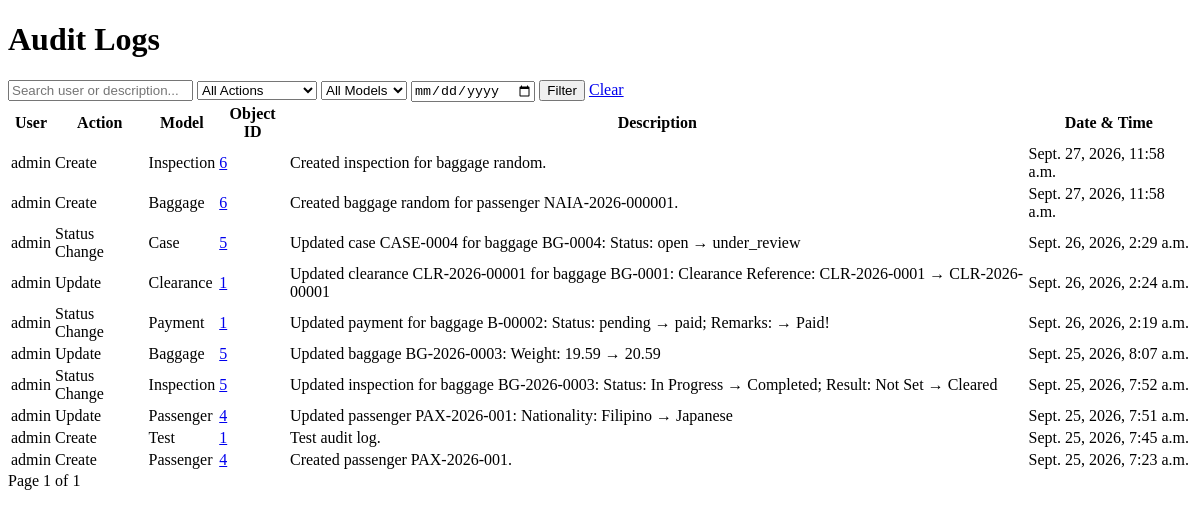
Before: /passengers/audit-logs/ (signed in) with the older database file.
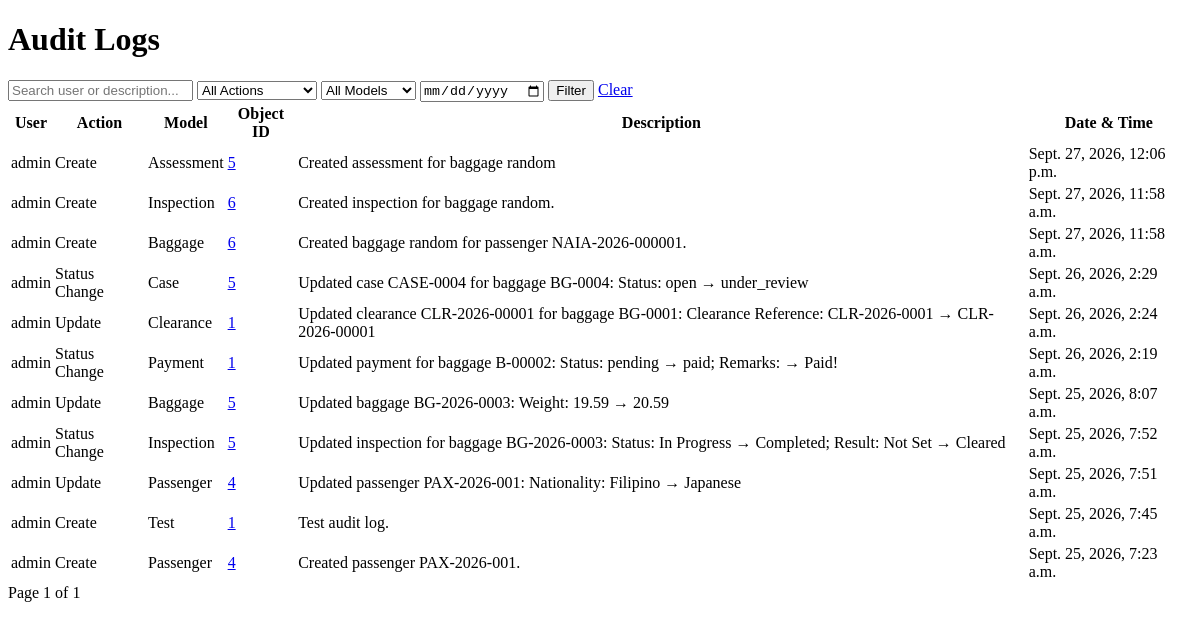
After: the same page with the newer database file.
### passengers/models.py (models this page shows, shortened)
class AuditLog(models.Model):
    ACTION_CHOICES = [
        ("create", "Create"),
        ("update", "Update"),
        ("delete", "Delete"),
        ("status_change", "Status Change"),
        ("payment", "Payment"),
        ("clearance", "Clearance"),
        ("case_resolution", "Case Resolution"),
    ]
    user = models.ForeignKey(
        User,
        on_delete=models.PROTECT,
        related_name="audit_logs",
    )
    action = models.CharField(
        max_length=30,
        choices=ACTION_CHOICES,
    )
    model_name = models.CharField(max_length=100)
    object_id = models.PositiveIntegerField()
    description = models.TextField()
    created_at = models.DateTimeField(auto_now_add=True)

### passengers/views.py (the view)
@login_required
@permission_required(
    "passengers.view_auditlog",
    raise_exception=True,
)
def audit_log_list(request):
    audit_logs = AuditLog.objects.select_related(
        "user"
    ).order_by("-created_at")
    search = request.GET.get("search", "").strip()
    action = request.GET.get("action", "")
    model_name = request.GET.get("model", "")
    date = request.GET.get("date", "")
    if search:
        audit_logs = audit_logs.filter(
            Q(user__username__icontains=search)
            | Q(description__icontains=search)
        )
    if action:
        audit_logs = audit_logs.filter(
            action=action
        )
    if model_name:
        audit_logs = audit_logs.filter(
            model_name=model_name
        )
    if date:
        audit_logs = audit_logs.filter(
            created_at__date=date
        )
    paginator = Paginator(
        audit_logs,
        20,
    )
    page_number = request.GET.get("page")
    page_obj = paginator.get_page(
        page_number
    )
    context = {
        "audit_logs": page_obj,
        "page_obj": page_obj,
        "search": search,
        "selected_action": action,
        "selected_model": model_name,
        "selected_date": date,
        "action_choices": AuditLog.ACTION_CHOICES,
        "model_choices": AuditLog.objects.values_list(
            "model_name",
            flat=True,
        ).distinct().order_by(
            "model_name"
        ),
    }
    return render(
        request,
        "passengers/audit_log_list.html",
        context,
    )

### passengers/templates/passengers/audit_log_list.html (shortened to what this page needs)
<!DOCTYPE html>
<html lang="en">
<head>
</head>
<body>
    <h1>Audit Logs</h1>
<form method="get">
    <input
        type="text"
        name="search"
        placeholder="Search user or description..."
        value="{{ search }}"
    >
    <select name="action">
        <option value="">All Actions</option>
    </select>
    <select name="model">
        <option value="">All Models</option>
    </select>
    <input
        type="date"
        name="date"
        value="{{ selected_date }}"
    >
    <button type="submit">
        Filter
    </button>
    <a href="{% url 'audit_log_list' %}">
        Clear
    </a>
</form>
<table>
    <thead>
        <tr>
            <th>User</th>
            <th>Action</th>
            <th>Model</th>
            <th>Object ID</th>
            <th>Description</th>
            <th>Date & Time</th>
        </tr>
    </thead>
    <tbody>
        {% for log in audit_logs %}
        <tr>
            <td>{{ log.user.username }}</td>
            <td>{{ log.get_action_display }}</td>
            <td>{{ log.model_name }}</td>
            <td>
                <a href="{% url 'audit_log_detail' log.id %}">
                    {{ log.object_id }}
                </a>
            </td>
            <td>{{ log.description }}</td>
            <td>{{ log.created_at }}</td>
        </tr>
        {% empty %}
        <tr>
            <td colspan="6">
                No audit logs found.
            </td>
        </tr>
        {% endfor %}
    </tbody>
</table>
<div class="pagination">
    <span>
        Page {{ page_obj.number }}
        of {{ page_obj.paginator.num_pages }}
    </span>
</div>
</body>
</html>

Changed rows visible on the page:
added AuditLog: user.username "admin", action "Create", model_name "Assessment", object_id "5", description "Created assessment for baggage random", created_at "Sept. 27, 2026, 12:06 p.m."
